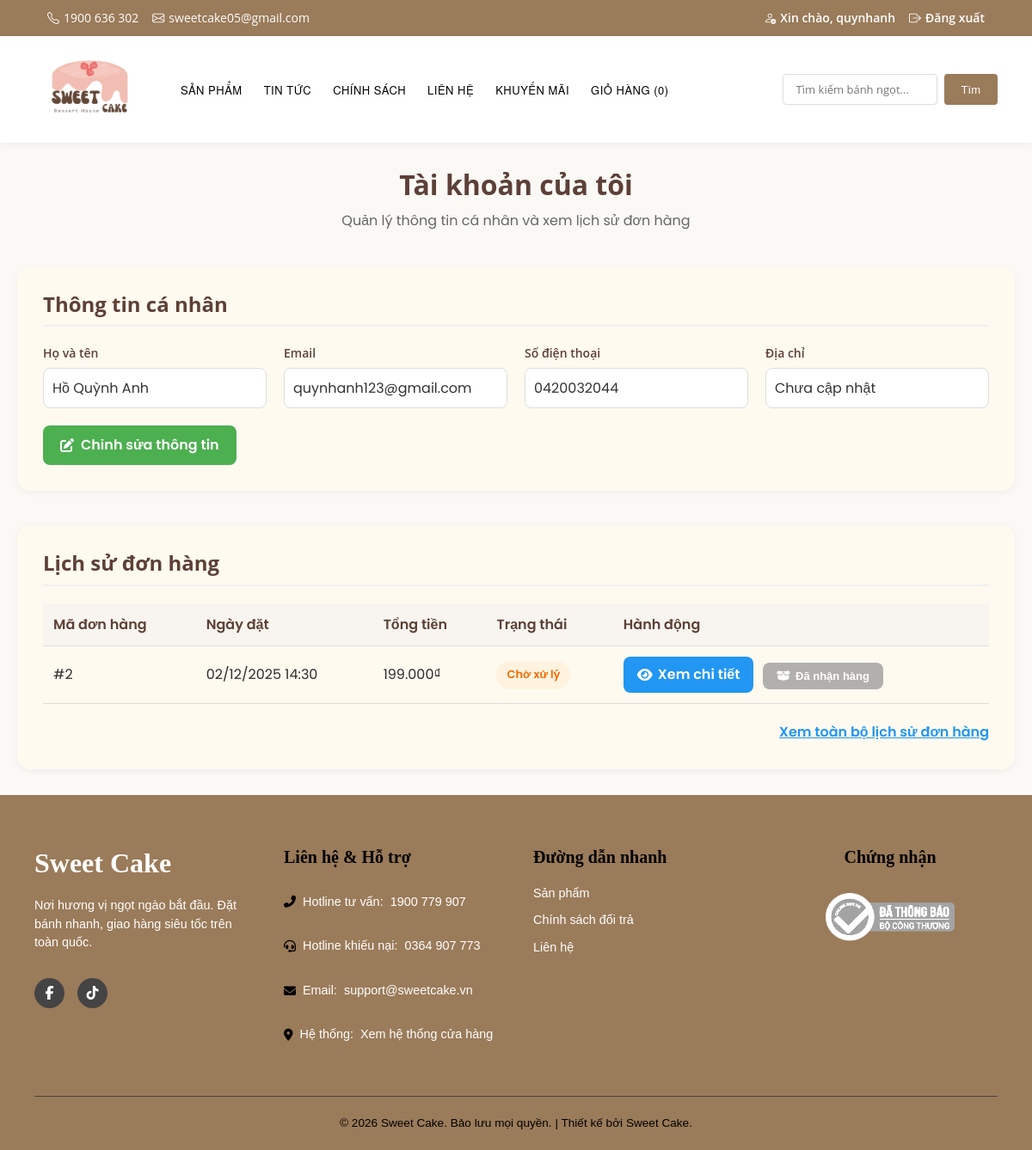
The app's page /khachhang/account.php (signed in), older data.
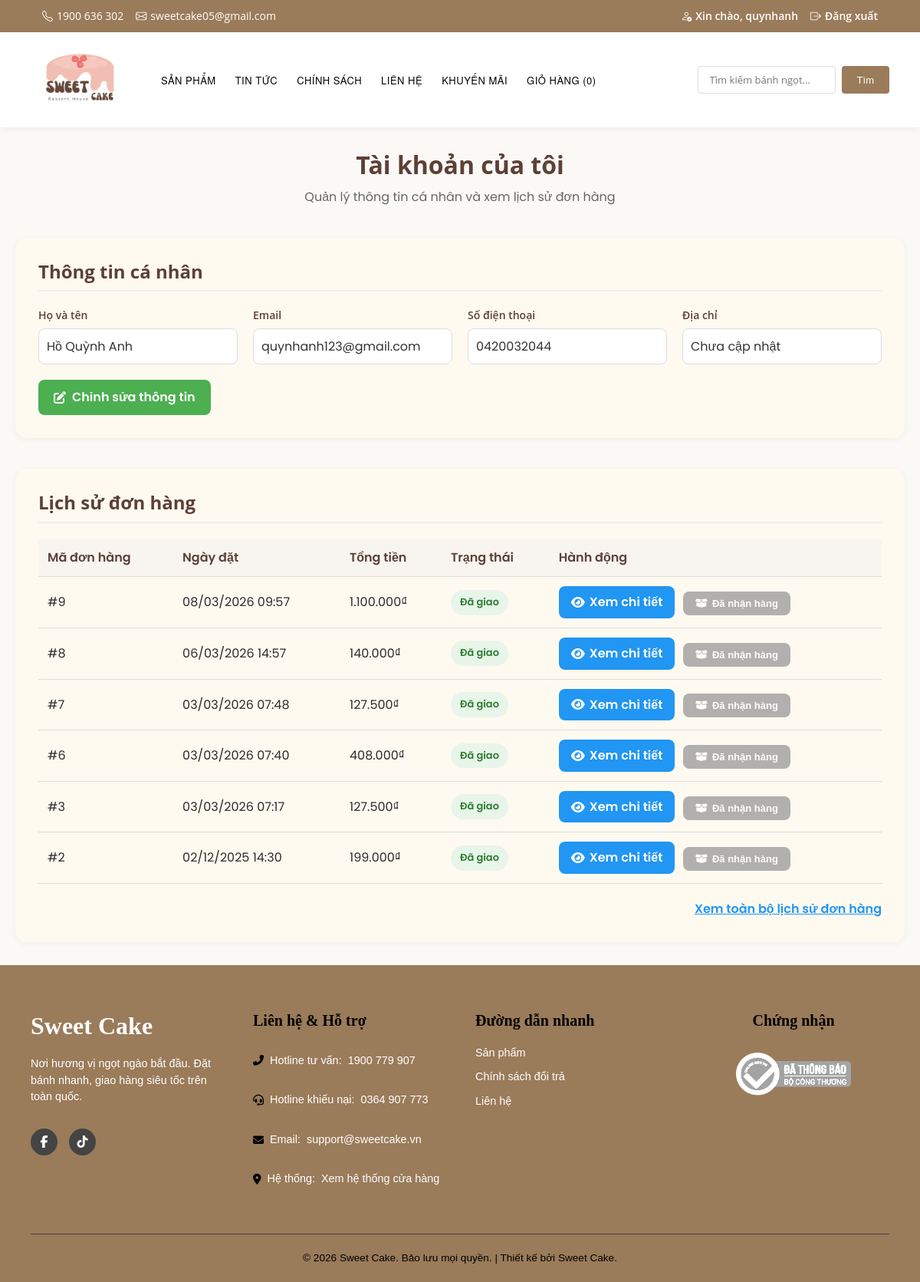
The same page, newer data.
### tables this page shows
CREATE TABLE `users` (
  `id` int(11) NOT NULL,
  `username` varchar(50) NOT NULL,
  `email` varchar(100) NOT NULL,
  `password` varchar(255) NOT NULL,
  `full_name` varchar(100) DEFAULT NULL,
  `phone` varchar(15) DEFAULT NULL,
  `address` text DEFAULT NULL,
  `role` enum('customer','admin') DEFAULT 'customer',
  `is_active` tinyint(1) DEFAULT 1,
  `created_at` datetime DEFAULT current_timestamp(),
  `updated_at` datetime DEFAULT current_timestamp() ON UPDATE current_timestamp()
);

CREATE TABLE `orders` (
  `id` int(11) NOT NULL,
  `user_id` int(11) DEFAULT NULL,
  `full_name` varchar(255) NOT NULL,
  `phone` varchar(20) NOT NULL,
  `address` text NOT NULL,
  `note` text DEFAULT NULL,
  `total_amount` decimal(10,2) NOT NULL,
  `promo_code` varchar(50) DEFAULT NULL,
  `discount_amount` decimal(10,2) DEFAULT 0.00,
  `status` varchar(50) DEFAULT 'pending',
  `payment_method` varchar(50) NOT NULL,
  `created_at` timestamp NOT NULL DEFAULT current_timestamp()
);

### khachhang/account.php (the view, shortened to what this page needs)
<?php
require_once 'connect.php';
$user_id = (int)$_SESSION['user_id'];
$user_sql = "SELECT id, username, email, full_name, phone, address FROM users WHERE id = ? LIMIT 1";
$user = null;
if ($stmt = $conn->prepare($user_sql)) {
    $stmt->bind_param('i', $user_id);
    $stmt->execute();
    $result = $stmt->get_result();
    $user = $result ? $result->fetch_assoc() : null;
}
$orders_sql = "SELECT id, created_at, total_amount, status FROM orders WHERE user_id = ? ORDER BY created_at DESC";
$orders = [];
if ($stmt = $conn->prepare($orders_sql)) {
    $stmt->bind_param('i', $user_id);
    $stmt->execute();
    $result = $stmt->get_result();
    while ($row = $result->fetch_assoc()) {
        $orders[] = $row;
    }
}
function status_label($status) {
    $map = [
        'pending' => ['label' => 'Chờ xử lý', 'class' => 'status-pending'],
        'confirmed' => ['label' => 'Đã xác nhận', 'class' => 'status-confirmed'],
        'shipping' => ['label' => 'Đang giao', 'class' => 'status-shipping'],
        'delivered' => ['label' => 'Đã giao', 'class' => 'status-delivered'],
        'cancelled' => ['label' => 'Đã hủy', 'class' => 'status-cancelled'],
    ];
    return $map[$status] ?? ['label' => $status, 'class' => 'status-default'];
}
?>
<!DOCTYPE html>
<html lang="vi">
<head>
    <link rel="stylesheet" href="style.css?v=<?php echo filemtime(__DIR__ . '/style.css'); ?>">
    <link rel="stylesheet" href="https://cdnjs.cloudflare.com/ajax/libs/font-awesome/6.5.0/css/all.min.css">
</head>
<body>
<?php include 'header.php'; ?>
<div class="account-page">
    <div class="page-header">
        <h1>Tài khoản của tôi</h1>
        <p>Quản lý thông tin cá nhân và xem lịch sử đơn hàng</p>
    </div>
    <div class="user-info">
        <h2>Thông tin cá nhân</h2>
        <div class="info-grid">
            <div class="info-item">
                <label>Họ và tên</label>
                <p><?php echo htmlspecialchars($user['full_name'] ?: $user['username']); ?></p>
            </div>
            <div class="info-item">
                <label>Email</label>
                <p><?php echo htmlspecialchars($user['email']); ?></p>
            </div>
            <div class="info-item">
                <label>Số điện thoại</label>
                <p><?php echo htmlspecialchars($user['phone'] ?: 'Chưa cập nhật'); ?></p>
            </div>
            <div class="info-item">
                <label>Địa chỉ</label>
                <p><?php echo htmlspecialchars($user['address'] ?: 'Chưa cập nhật'); ?></p>
            </div>
        </div>
        <a href="edit-profile.php" class="btn-edit"><i class="fas fa-edit"></i> Chỉnh sửa thông tin</a>
    </div>
    <div class="orders-section">
        <h2>Lịch sử đơn hàng</h2>
        <?php if (!empty($orders)): ?>
            <table class="orders-table">
                <thead>
                    <tr>
                        <th>Mã đơn hàng</th>
                        <th>Ngày đặt</th>
                        <th>Tổng tiền</th>
                        <th>Trạng thái</th>
                        <th>Hành động</th>
                    </tr>
                </thead>
                <tbody>
                    <?php foreach ($orders as $order): $status = status_label($order['status']); ?>
                        <tr>
                            <td>#<?php echo $order['id']; ?></td>
                            <td><?php echo date('d/m/Y H:i', strtotime($order['created_at'])); ?></td>
                        <td><?php echo number_format($order['total_amount'], 0, ',', '.'); ?>₫</td>
                        <td><span class="status <?php echo $status['class']; ?>"><?php echo $status['label']; ?></span></td>
                            <td>
                                <a href="order_detail.php?id=<?php echo $order['id']; ?>" class="btn-view-order">
                                    <i class="fas fa-eye"></i> Xem chi tiết
                                </a>
                                <form method="post" action="confirm_received.php" style="display:inline; margin-left:6px;" onsubmit="return <?php echo $order['status'] === 'shipping' ? "confirm('Bạn đã nhận được hàng?');" : "false;"; ?>">
                                    <button type="submit" class="btn-received <?php echo $order['status'] !== 'shipping' ? 'btn-received-disabled' : ''; ?>" <?php if ($order['status'] !== 'shipping') echo ' disabled title="Chỉ kích hoạt khi đơn ở trạng thái Đang giao."'; ?>><i class="fas fa-box-open"></i> Đã nhận hàng</button>
                                </form>
                            </td>
                        </tr>
                    <?php endforeach; ?>
                </tbody>
            </table>
            <div style="text-align:right;">
                <a href="order_history.php" style="color:#2196f3; font-weight:600;">Xem toàn bộ lịch sử đơn hàng</a>
            </div>
        <?php else: ?>
            <p class="orders-empty">Bạn chưa có đơn hàng nào.</p>
        <?php endif; ?>
    </div>
</div>
<?php include 'footer.php'; ?>
</body>
</html>

### khachhang/header.php (shortened to what this page needs)
<?php
$css_file = __DIR__ . '/style.css';
$css_version = file_exists($css_file) ? filemtime($css_file) : time();
?>
<!DOCTYPE html>
<html lang="vi">
<head>
    <link rel="stylesheet" href="style.css?v=<?php echo $css_version; ?>">
    <link rel="stylesheet" href="https://cdnjs.cloudflare.com/ajax/libs/font-awesome/6.5.0/css/all.min.css">
    <link rel="stylesheet"
          href="https://cdn.jsdelivr.net/npm/bootstrap-icons@1.11.1/font/bootstrap-icons.css">
</head>
<body>
<div class="topbar">
    <div class="container d-flex flex-wrap justify-content-between align-items-center">
        <div class="topbar-left d-flex flex-wrap align-items-center gap-3">
            <span class="topbar-item"><i class="bi bi-telephone"></i> 1900 636 302</span>
            <span class="topbar-item"><i class="bi bi-envelope"></i> sweetcake05@gmail.com</span>
        </div>
        <div class="topbar-right d-flex flex-wrap align-items-center gap-3">
            <?php if (!empty($_SESSION['user_id']) || !empty($_SESSION['username'])): ?>
                <a href="account.php" class="topbar-link"><i class="bi bi-person-check"></i>
                    Xin chào, <?php echo htmlspecialchars($_SESSION['username'] ?? 'Khách'); ?>
                </a>
                <a href="logout.php" class="topbar-link"><i class="bi bi-box-arrow-right"></i> Đăng xuất</a>
            <?php else: ?>
                <a href="account.php" class="topbar-link"><i class="bi bi-person"></i> Tài khoản</a>
                <a href="login.php" class="topbar-link">Đăng nhập</a>
                <a href="register.php" class="topbar-link">Đăng ký</a>
            <?php endif; ?>
        </div>
    </div>
</div>
<header class="site-header">
    <nav class="navbar">
        <div class="logo">
            <a href="index.php"><img src="../images/35-mau-thiet-ke-logo-tiem-banh-dep-5-removebg-preview.png" alt="Logo"></a>
        </div>
        <ul>
            <li><a href="products.php">Sản phẩm</a></li>
            <li><a href="news.php">Tin tức</a></li>
            <li><a href="policy.php">Chính sách</a></li>
            <li><a href="contact.php">Liên hệ</a></li>
            <li><a href="promotion.php">Khuyến mãi</a></li>
            <li>
                <a href="cart.php">
                    Giỏ hàng (<?php echo isset($_SESSION['cart']) ? count($_SESSION['cart']) : 0; ?>)
                </a>
            </li>
        </ul>
    </nav>
    <div class="search-bar">
        <form action="products.php" method="GET">
            <input type="text" name="search" placeholder="Tìm kiếm bánh ngọt..." required>
            <button type="submit">Tìm</button>
        </form>
    </div>
</header>

### khachhang/footer.php (shortened to what this page needs)
<footer class="site-footer" >
    <div class="footer-container">
        <div class="footer-column footer-brand">
            <h3 class="footer-logo">Sweet Cake</h3>
            <p>Nơi hương vị ngọt ngào bắt đầu. Đặt bánh nhanh, giao hàng siêu tốc trên toàn quốc.</p>
            <div class="footer-socials">
                <a href="https://www.facebook.com/savor.vn/" aria-label="Facebook"><i class="fab fa-facebook-f"></i></a>
                <a href="https://www.tiktok.com/@savor.vn" aria-label="TikTok"><i class="fab fa-tiktok"></i></a>
            </div>
        </div>
        <div class="footer-column">
            <h3>Liên hệ & Hỗ trợ</h3>
            <p><i class="fas fa-phone-alt"></i> Hotline tư vấn: <a href="tel:1900779907">1900 779 907</a></p>
            <p><i class="fas fa-headset"></i> Hotline khiếu nại: <a href="tel:0364907773">0364 907 773</a></p>
            <p><i class="fas fa-envelope"></i> Email: <a href="mailto:support@sweetcake.vn">support@sweetcake.vn</a></p>
            <p><i class="fas fa-map-marker-alt"></i> Hệ thống: <a href="index.php#store">Xem hệ thống cửa hàng</a></p>
        </div>
        <div class="footer-column footer-links">
            <h3>Đường dẫn nhanh</h3>
            <ul>
                <li><a href="products.php">Sản phẩm</a></li>
                <li><a href="policy.php">Chính sách đổi trả</a></li>
                <li><a href="contact.php">Liên hệ</a></li>
            </ul>
        </div>
        <div class="footer-column footer-certification">
            <h3>Chứng nhận</h3>
            <img src="../images/bo-cong-thuong.webp" alt="Đã thông báo Bộ Công Thương" class="gov-logo">
        </div>
    </div>
    <div class="footer-bottom">
        <p>&copy; <?php echo date("Y"); ?> Sweet Cake. Bảo lưu mọi quyền. | Thiết kế bởi Sweet Cake.</p>
    </div>
</footer>
</body>
</html>

### khachhang/style.css (style rules this page uses)
* { margin: 0; padding: 0; box-sizing: border-box; }
:root { --main-brown: #9a7b5a; --brown-light: #b0987a; --light-beige: #faf9f6; --white: #ffffff; --text-black: #2c2c2c; }
body { font-family: 'Open Sans', 'Montserrat', sans-serif; background: var(--light-beige); color: var(--text-black); overflow-x: hidden; line-height: 1.6; }
h1, h2, h3, h4, h5, h6 { font-family: 'Open Sans', 'Montserrat', sans-serif; color: var(--text-black); margin: 0 0 12px 0; line-height: 1.2; }
h1 { font-size: 40px; font-weight: 700; }
h2 { font-size: 28px; font-weight: 700; color: var(--text-black); }
h3 { font-size: 20px; font-weight: 600; }
label { font-family: 'Open Sans', sans-serif; font-weight: 600; color: var(--text-black); }
input, textarea, select { font-family: 'Open Sans', sans-serif; }
.container { max-width: 1200px; margin: 0 auto; padding: 0 15px; }
.d-flex { display: flex !important; }
.flex-wrap { flex-wrap: wrap !important; }
.justify-content-between { justify-content: space-between !important; }
.align-items-center { align-items: center !important; }
.gap-3 { gap: 1rem !important; }
.topbar { background: var(--main-brown); padding: 10px 40px; font-size: 14px; color: #ffffff; }
.topbar-left, .topbar-right { display: flex; align-items: center; gap: 15px; }
.topbar-item { display: flex; align-items: center; gap: 5px; }
.topbar-link { text-decoration: none; color: #ffffff; font-weight: 600; transition: 0.3s; display: flex; align-items: center; gap: 5px; }
.topbar i { color: #ffffff; }
.site-header { font-family: 'Montserrat', 'Helvetica Neue', Arial, sans-serif; background: #FFFFFF; box-shadow: 0 2px 10px rgba(0, 0, 0, 0.05); border-radius: 0; display: flex; justify-content: space-between; align-items: center; padding: 15px 40px; }
.navbar { padding: 0; display: flex; gap: 40px; align-items: center; }
.navbar ul { display: flex; align-items: center; gap: 25px; list-style: none; padding: 0; margin: 0; }
.navbar ul li a { text-decoration: none; color: #000; font-weight: 500; font-size: 13px; letter-spacing: 0.5px; text-transform: uppercase; transition: 0.3s ease; }
.navbar .logo img { width: 130px; }
.search-bar { display: flex; align-items: center; padding: 0; gap: 10px; }
.search-bar form { display: flex; gap: 8px; width: auto; }
.search-bar input { padding: 8px 15px; border: 1px solid #ddd; border-radius: 4px; font-size: 13px; width: 180px; }
.search-bar button { background: #9a7b5a; color: #fff; border: none; padding: 8px 20px; border-radius: 4px; cursor: pointer; transition: 0.3s; font-size: 13px; }
.site-footer { background-color: #9a7b5a; color: #E0E0E0; padding: 60px 40px 0; font-family: 'Montserrat', sans-serif; }
.footer-container { display: flex; flex-wrap: wrap; justify-content: space-between; max-width: 1400px; margin: 0 auto; gap: 40px; padding-bottom: 40px; }
.footer-column { flex: 1; min-width: 220px; }
.footer-column h3 { font-size: 1 rem; margin-bottom: 20px; font-weight: 700; color: black; font-family: 'Playfair Display', serif; }
.footer-brand { max-width: 300px; }
.footer-logo { font-family: 'Playfair Display', serif; font-size: 2rem; font-weight: 800; color: var(--white) !important; margin-bottom: 15px; }
.footer-column p, .footer-column a, .footer-links ul li a { font-size: 0.9rem; margin: 10px 0; color: #ffffff; line-height: 1.5; display: flex; align-items: center; gap: 8px; text-decoration: none; transition: color 0.3s; }
.footer-column i { color: black; font-size: 14px; }
.footer-links ul { list-style: none; padding: 0; }
.footer-socials { margin-top: 20px; display: flex; gap: 15px; }
.footer-socials a { width: 35px; height: 35px; background: #444; border-radius: 50%; display: flex; justify-content: center; align-items: center; transition: background 0.3s; }
.footer-socials i { color: #fff; font-size: 16px; }
.footer-certification { text-align: center; }
.gov-logo { width: 150px; height: auto; margin: 10px auto 0; filter: grayscale(100%) brightness(150%); }
.footer-bottom { border-top: 1px solid #444444; padding: 20px 0; text-align: center; }
.footer-bottom p { margin: 0; font-size: 0.85rem; color: black; font-family: 'Montserrat', sans-serif; }

Row changes from the older to the newer data that the page shows:
added orders: id "9", created_at "08/03/2026 09:57", total_amount "1.100.000", status "Đã giao"
added orders: id "8", created_at "06/03/2026 14:57", total_amount "140.000", status "Đã giao"
added orders: id "7", created_at "03/03/2026 07:48", total_amount "127.500", status "Đã giao"
added orders: id "6", created_at "03/03/2026 07:40", total_amount "408.000", status "Đã giao"
added orders: id "3", created_at "03/03/2026 07:17", total_amount "127.500", status "Đã giao"
changed orders id 2: status "Chờ xử lý" → "Đã giao"
